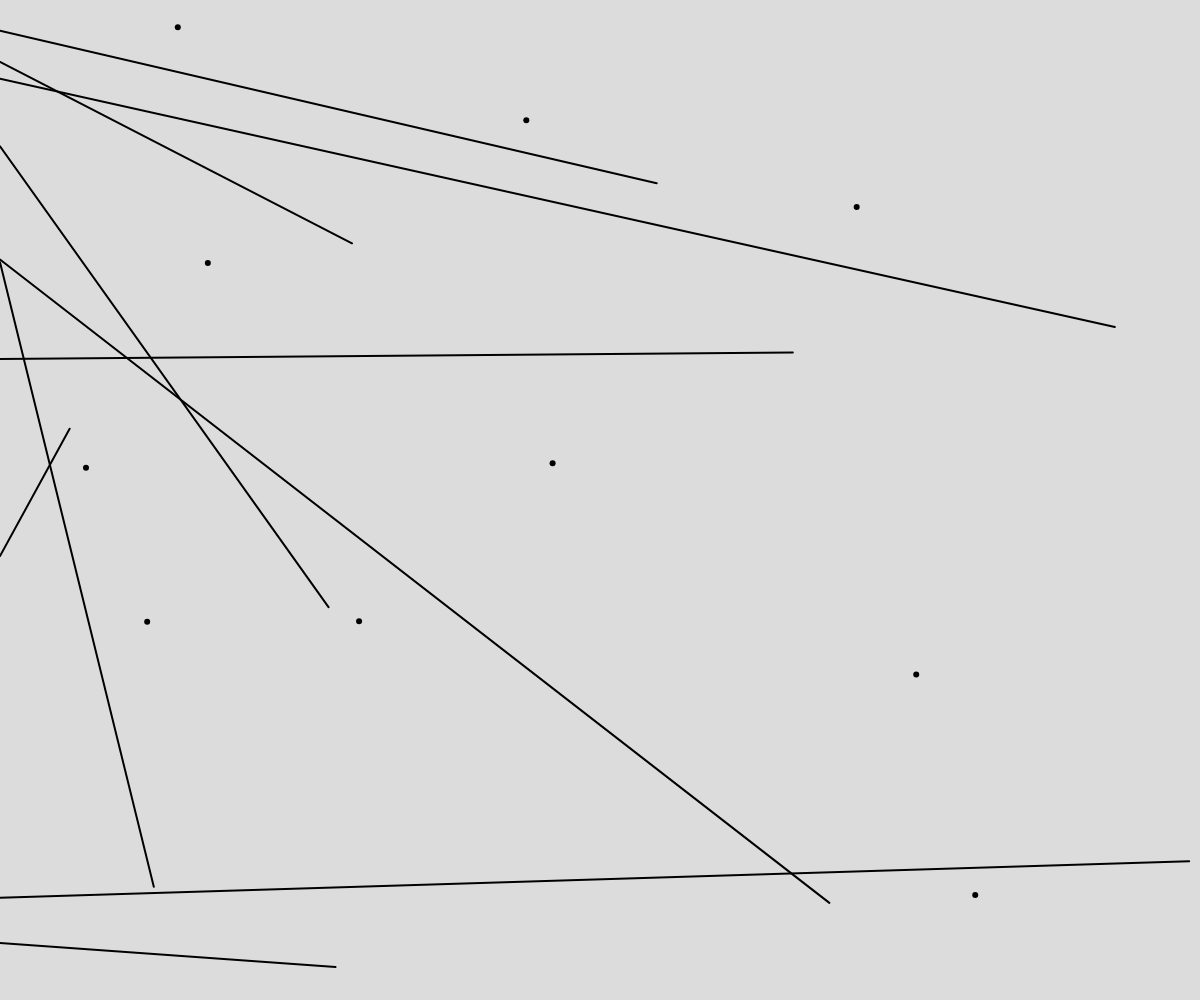
Frame 1 (no input)
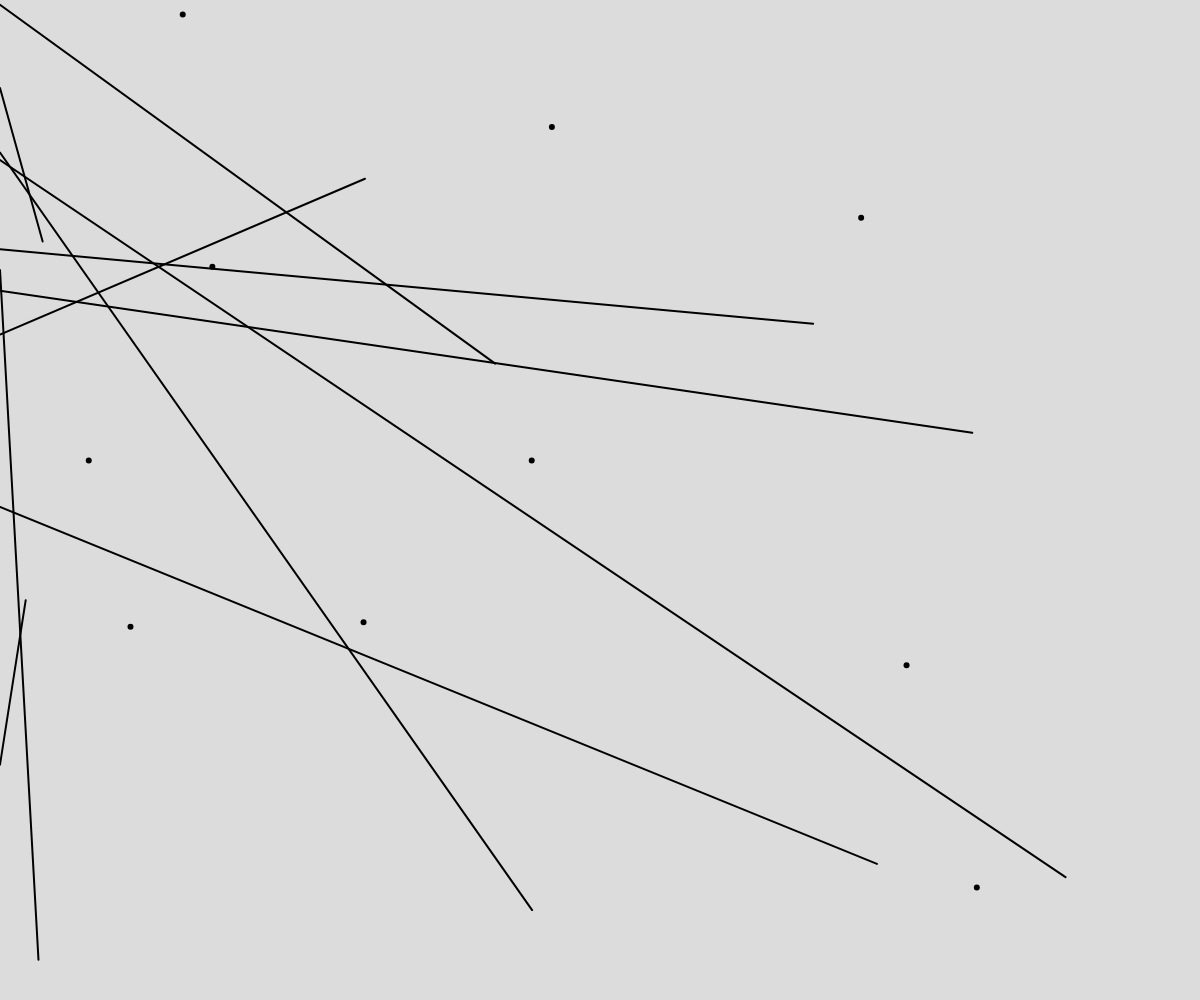
Frame 60 (no input)
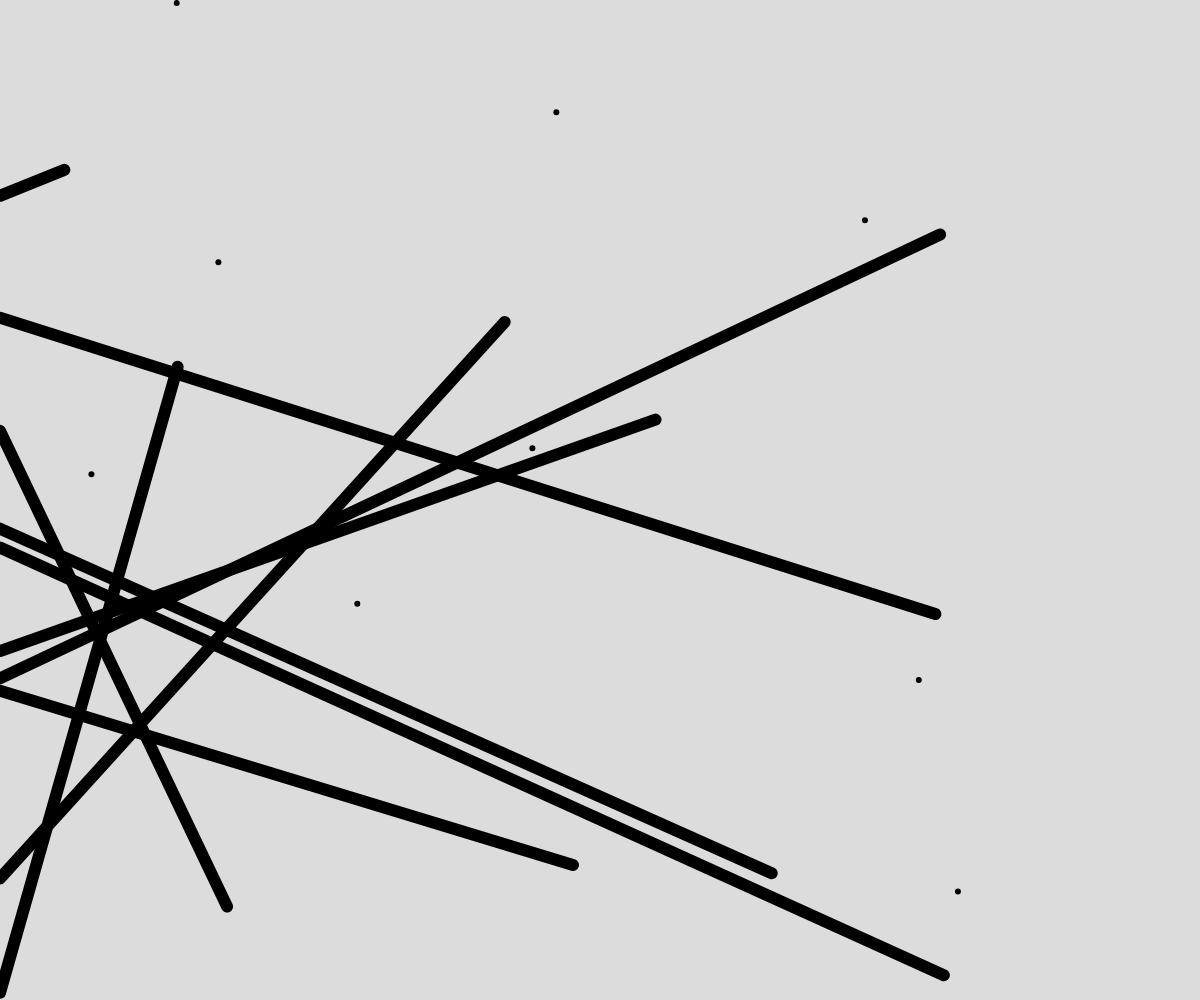
Frame 120 (the mouse pressed at the canvas centre since frame 60)

The p5.js sketch that drew these frames (run headless with seeded random() and noise() and a simulated clock; from frame 60 on, the mouse is pressed at the canvas centre):

// p5.js sketch
// ── sketch.js
// Inheritance and code in multiple files
// Grace 
// May 12, 2025
//

let objects = [];

function setup() {
  createCanvas(windowWidth, windowHeight);
  for(let i = 0; i < 10; i++){
    objects.push(new AnimatedObject(random(width), random(height)));
    objects.push(new CircleObj((random(width), random(height))));
    objects.push(new LineObj());
  }
}

function draw() {
  background(220);
  for(let o of objects){
    o.move();
    o.display();
  }
}

// ── AnimatedObj.js
// Parent Class:
class AnimatedObject{
    constructor(x, y){
      this.x = x;
      this.y = y;
      this.size = 1;
    }
  
    move(){
      this.x += random(-2, 2);
      this.y += random(-2, 2);
    }
  
    display(){
      strokeWeight(6);
      point(this.x, this.y);
    }
  }
  
  
  
// ── CircleObj.js
// Child class #1 - circle
class CircleObj extends AnimatedObject{
    constructor(x,y){
      super(x,y);       //Call Parent class constructor 
      this.size = random(20, 40);
    }
    display(){  // function override; copies overtop parent version
      if(dist(this.x, this.y, mouseX, mouseY) < this.size/2){
        fill(255, 0 ,0);
      }
      else{
        fill(255);
      }
      circle(this.x,this.y, this.size);
    }
  
  }
  
// ── LineObj.js

// Child Class 2- line
class LineObj extends AnimatedObject{
  constructor(){
      super(random(width),random(height));
    }
  
    move(){  // override+ build on parent class version
      super.move();    // first reference the parent class
      this.x -= 5;
      if(this.x < 0){
        this.x = width;
      }
    }
  
    display(){// full override
      if(mouseIsPressed){
        strokeWeight(12);
      }
      else {
        strokeWeight(2);
      }
      line(this.x, this.y, 0, random(height));
    }
}
  
